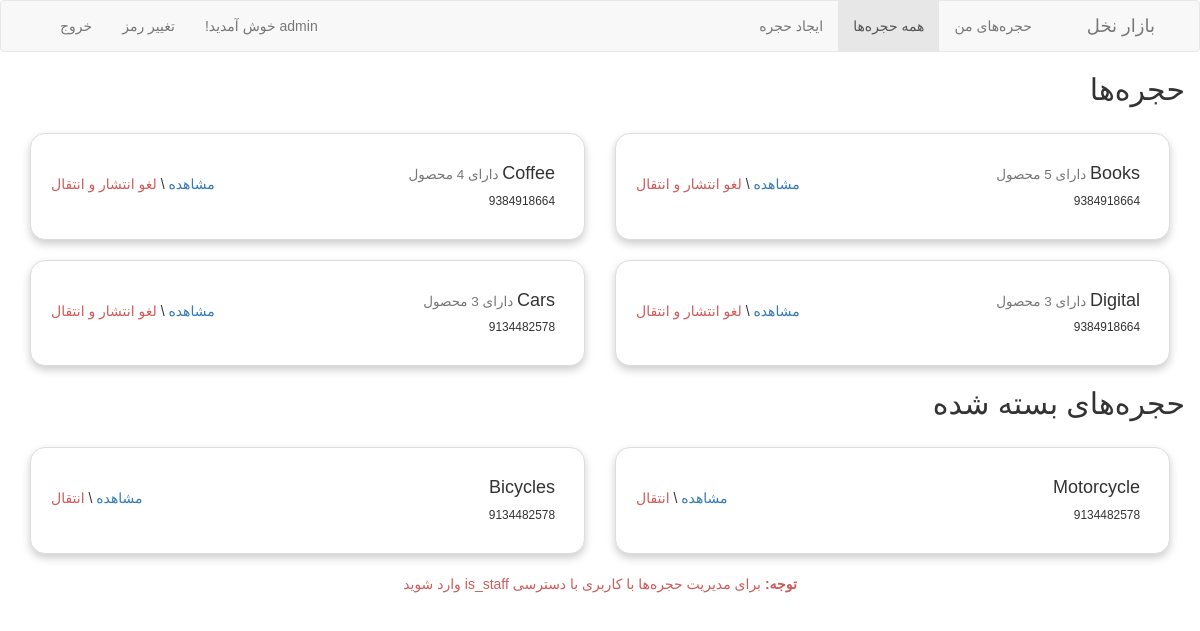
The page /markets/all/ (signed in) on the database its author committed.
### market/models.py (models this page shows, shortened)
class Market(models.Model):
    class Meta:
        verbose_name = _('حجره')
        verbose_name_plural = _('حجره‌ها')
    name = models.SlugField(max_length=100, verbose_name=_('نام'), unique=True)
    user = models.ForeignKey(User, on_delete=models.SET_NULL,
                             null=True, verbose_name=_('کاربر'), related_name='markets')
    status = models.CharField(max_length=8, choices=Status.choices,
                              default=Status.ACTIVE, verbose_name=_('وضعیت'))
    objects = models.Manager()
    markets = MarketManager()

### market/views.py (the view)
# urls.py: path('all/', all_markets, name='all_markets'),
def all_markets(requset):
    active_markets = Market.markets.active()
    closed_markets = Market.markets.deactive()
    data = {
        'active_markets': active_markets,
        'closed_markets': closed_markets,
    }
    return render(requset, ALL_MARKETS_TEMPLATE, data)

### market/models.py (called while the page is built)
    def active(self):
        return Market.objects.filter(status=Status.ACTIVE)

    def deactive(self):
        return Market.objects.filter(status=Status.DEACTIVE)

### market/templates/all_markets.html (shortened to what this page needs)
{% load static %}
<!DOCTYPE html>
<html lang="fa" dir="rtl">
<head>
    <link rel="stylesheet" href="{% static 'bootstrap.min.css' %}" type="text/css">
    <link rel="stylesheet" href="{% static 'style.css' %}" type="text/css">
</head>
<body>
    {% include 'header.html' %}
    <div class="container">
        <div class="row">
            <div class="col-xl-12">
                <h2>حجره‌ها</h2>
                <br>
                {% for market in active_markets %}
                <div class="col-md-6 pull-right">
                    <div class="thumbnail">
                        <div class="caption pull-right">
                            <h4>{{market.name}}<small> دارای {{market.products.all|length}} محصول</small></h4>
                            <small>{{market.user.username}}</small>
                        </div>
                        <div class="pull-left action">
                            <a href="{% url 'view_market' market.name %}">مشاهده</a>
                            {%if request.user.is_staff%} \ <a href="{% url 'close_market' market.id %}"
                                style="color: indianred">لغو انتشار و انتقال</a>{%endif%}
                        </div>
                    </div>
                </div>
                {% endfor %}
            </div>
        </div>
        {% if request.user.is_staff %}
        <div class="row">
            <div class="col-xl-12">
                <h2>حجره‌های بسته شده</h2>
                <br>
                {% for market in closed_markets %}
                <div class="col-md-6 pull-right">
                    <div class="thumbnail">
                        <div class="caption pull-right">
                            <h4>{{market.name}}</h4>
                            <small>{{market.user.username}}</small>
                        </div>
                        <div class="pull-left action">
                            <a href="{% url 'view_market' market.name %}">مشاهده</a>
                            {%if request.user.is_staff%} \ <a href="{% url 'close_market' market.id %}"
                                style="color: indianred">انتقال</a>{%endif%}
                        </div>
                    </div>
                </div>
                {% endfor %}
            </div>
        </div>
        {% endif %}
    <div class="row">
        <div class="col-md-12 text-center" style="color: indianred">
            <p><strong>توجه: </strong>برای مدیریت حجره‌ها با کاربری با دسترسی is_staff وارد شوید</p>
        </div>
    </div>
    </div>
</body>

### accounts/static/style.css (style rules this page uses)
body { font-family: IRANSans, sans-serif, tahoma; direction: rtl; margin: 0; padding: 0; background: #fff; height: 100%; text-align: right; overflow-x: hidden!important; }
.h1, .h2, .h3, .h4, .h5, .h6, h1, h2, h3, h4, h5, h6 { margin-bottom: .5rem; font-weight: 500; line-height: 1.2; margin-top: 0; }
.thumbnail { box-shadow: 0 4px 8px 0 rgba(0, 0, 0, 0.2); transition: 0.3s; min-width: 40%; padding: 20px; border-radius: 15px; }
.thumbnail .action { padding-top: 20px }

### rows shown on the page
Market: name "Books", user.username "9384918664"
Market: name "Coffee", user.username "9384918664"
Market: name "Digital", user.username "9384918664"
Market: name "Cars", user.username "9134482578"
Market: name "Motorcycle", user.username "9134482578"
Market: name "Bicycles", user.username "9134482578"
